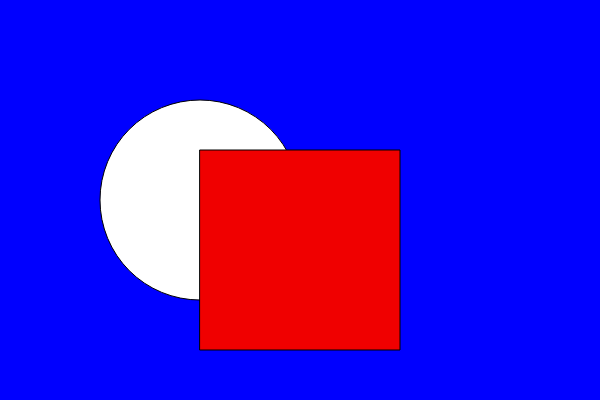
Frame 1 (no input)
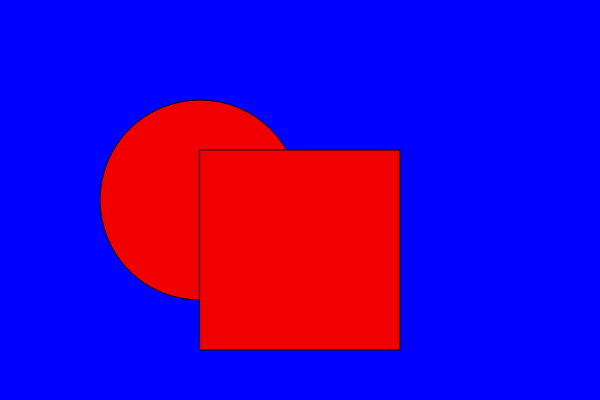
Frame 60 (no input)
Frame 120 (the mouse pressed at the canvas centre since frame 60): identical to frame 60, image omitted

The p5.js sketch that drew these frames (run headless with seeded random() and noise() and a simulated clock; from frame 60 on, the mouse is pressed at the canvas centre):

// p5.js sketch
// ── sketch.js
function preload(){
  // preload assets
}

function setup() {
  createCanvas(600, 400);
}

function draw() {
  background('blue');

  circle(200, 200, 200);
  fill(240, 0, 0);

  rect(200, 150, 200)

}
